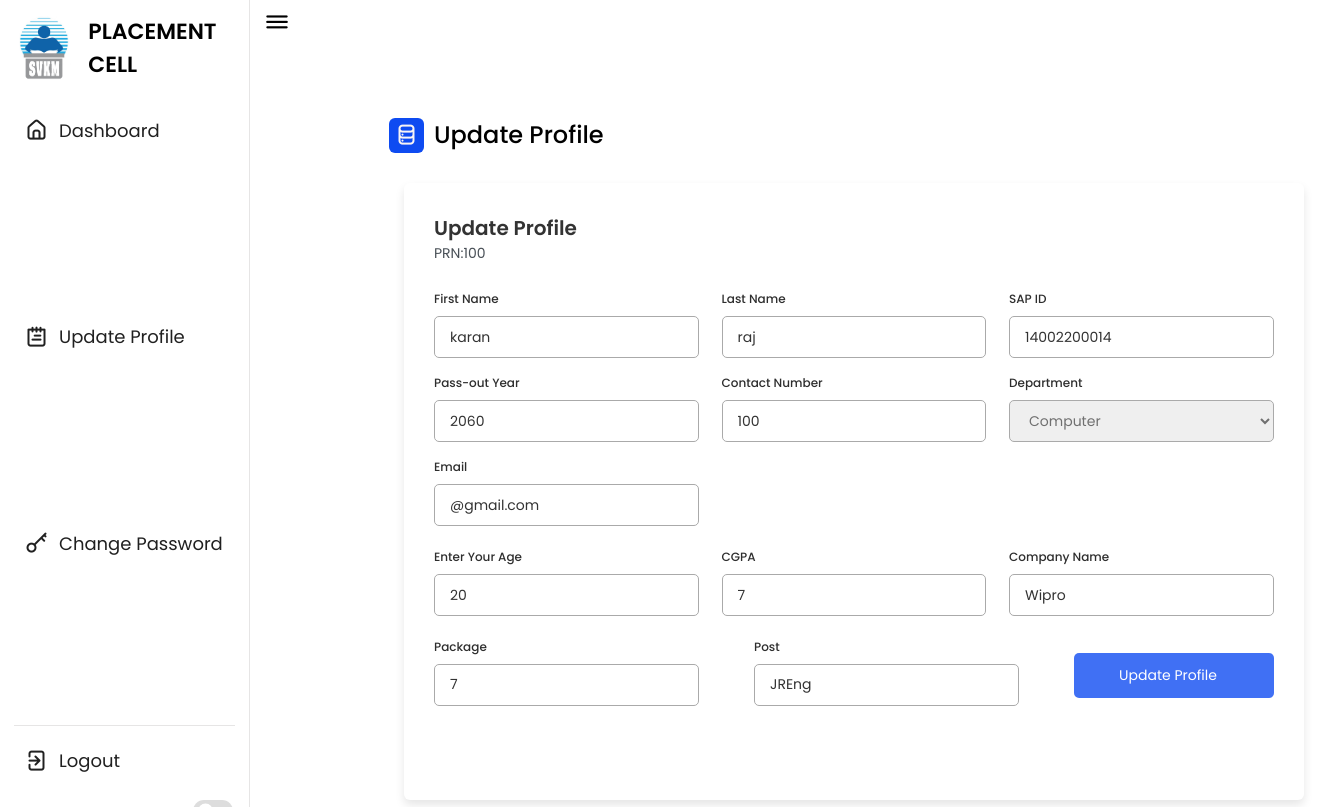
Page /update_profile_student.php (signed in) on the committed database.
### tables this page shows
CREATE TABLE `student` (
  `fname` varchar(10) NOT NULL,
  `lname` varchar(10) NOT NULL,
  `prn` bigint(11) NOT NULL,
  `sap` bigint(11) NOT NULL,
  `batch` int(11) NOT NULL,
  `contact` bigint(11) NOT NULL,
  `email` varchar(30) NOT NULL,
  `age` int(11) NOT NULL,
  `branch` varchar(10) NOT NULL,
  `cgpa` float NOT NULL,
  `status` int(10) NOT NULL
);

CREATE TABLE `student_placed_info` (
  `prn` bigint(20) NOT NULL,
  `company` varchar(20) NOT NULL,
  `package` int(11) NOT NULL,
  `post` varchar(20) NOT NULL
);

### update_profile_student.php (the view, shortened to what this page needs)
<!DOCTYPE html>
<html lang="en">
<head>
          <link rel="stylesheet" type="text/css" href="css/lib.2.css">
          <link rel="stylesheet" type="text/css" href="css/light.css">
          <link rel="stylesheet" type="text/css" href="css/bootstrap5.css">
          <link rel="stylesheet" href="css/style.css">
     <link rel="stylesheet" href="https://unicons.iconscout.com/release/v4.0.0/css/line.css">
    <link rel="stylesheet" href="css/add_style.css">
     <link rel="stylesheet" href="https://unicons.iconscout.com/release/v4.0.0/css/line.css">
        </head>
        <body data-theme="light" data-layout="fluid">
        <nav>
        <div class="logo-name">
            <div class="logo-image">
                <img src="img/logo.jpg" style="height: 75px; width:75px" alt="">
            </div>
            <span class="logo_name">PLACEMENT CELL</span>
        </div>
        <div class="menu-items">
        <?php
            include 'partials/_dbconnect.php';
            $uname = $_SESSION['username'];
            $sql = "SELECT `role` FROM `users` WHERE username= '$uname' ";
            $result = mysqli_query($conn , $sql);
            $num = mysqli_num_rows($result);
            $admin_or_faculty = $num;
            if($num > 0) {
            $row = mysqli_fetch_assoc($result);
            echo "
            <ul class='nav-links' style='padding-left: 0rem;'>
                <li><a href='admin_dashboard.php'>
                    <i class='uil uil-estate'></i>
                    <span class='link-name'>Dahsboard</span>
                </a></li>
                <li><a href='add_student.php'>
                    <i class='uil-user-plus'></i>
                    <span class='link-name'>Add Students</span>
                </a></li>
                <li><a href='student_data.php'>
                    <i class='uil uil-files-landscapes'></i>
                    <span class='link-name'>Students data</span>
                </a></li>
                <li><a href='placed_Student.php'>
                    <i class='uil-arrow-up-right'></i>
                    <span class='link-name'>Placed Student</span>
                </a></li>
                <li><a href='analytics.php'>
                    <i class='uil uil-chart'></i>
                    <span class='link-name'>Analytics</span>
                </a></li>";
            if($row['role'] == 'admin'){
                echo " <li><a href='all_users.php'>
                <i class='uil-user'></i>
                <span class='link-name'>Add user</span>
            </a></li>";
            }
            echo "<li><a href='#'>
            <i class='uil-notes'></i>
            <span class='link-name'>Update Profile</span>
        </a></li>";
        echo "
        <li><a href='change_password.php'>
            <i class='uil-key-skeleton'></i>
            <span class='link-name'>Change Password</span>
        </a></li></ul>";
        }
        else{
            echo " <li><a href='admin_dashboard.php'>
            <i class='uil uil-estate'></i>
            <span class='link-name'> Dashboard </span>
        </a></li>
        <li><a href='update_profile_student.php'>
        <i class='uil-notes'></i>
        <span class='link-name'>Update Profile</span>
    </a></li>
    <li><a href='change_password_student.php'>
    <i class='uil-key-skeleton'></i>
    <span class='link-name'>Change Password</span>
</a></li></ul>";
        }
            ?>
            <ul class="logout-mode" style="padding-left: 0rem;">
                <li><a href="/miniproject_final/logout.php">
                    <i class="uil uil-signout"></i>
                    <span class="link-name">Logout</span>
                </a></li>
                <div class="mode-toggle">
                  <span class="switch"></span>
                </div>
            </ul>
        </div>
    </nav>
    <?php
if($admin_or_faculty==0) {
?>
        <div class="dashboard">
        <div class="top" style="background-color: transparent;">
            <i class="uil uil-bars sidebar-toggle"></i>
        </div>
        <div class='dash-content'>
        <div class='overview'>
            <div class='title'>
                <i class=' uil-database-alt'></i>
                <span class='text'>Update Profile</span>
            </div>
            <div class='container'>
        <?php
        $sql = "SELECT * FROM `student` WHERE prn='$uname'";
        $result = mysqli_query($conn , $sql);
        $row = mysqli_fetch_assoc($result);
        ?>
        <header>Update Profile</header>
            <?php echo "PRN:".$uname; ?>
        <form action="/miniproject_final/update_profile_student.php" method="post">
            <div class="form first">
                <div class="details personal">
                    <div class="fields">
                        <div class="input-field">
                            <label>First Name</label>
                            <input type="text" placeholder="Enter your name" name="fname" value=<?php echo $row['fname']; ?>>
                        </div>
                        <div class="input-field">
                            <label>Last Name</label>
                            <input type="text" placeholder="Enter your name" name="lname" value=<?php echo $row['lname']; ?>>
                        </div>
                        <div class="input-field">
                            <label>SAP ID</label>
                            <input type="number" placeholder="Enter your SAP" name="sap" value=<?php echo $row['sap']; ?>>
                        </div>
                        <div class="input-field">
                            <label>Pass-out Year</label>
                            <input type="number" placeholder="Pass-out Year" name="batch" value=<?php echo $row['batch']; ?>>
                        </div>
                        <div class="input-field">
                            <label>Contact Number</label>
                            <input type="number" placeholder="Enter your contact number" name="contact" value=<?php echo $row['contact']; ?> required>
                        </div>
                        <div class="input-field">
                            <label>Department</label>
                            <select name="branch" value=<?php echo $row['branch']; ?> required>
                                <option value="computer">Computer</option>
                            </select>
                        </div>
                        <div class="input-field">
                            <label>Email</label>
                            <input type="text" placeholder="Enter your email" name="email" value=<?php echo $row['email']; ?>>
                        </div>
                     </div>
                </div>
                  <div class="details ID">
                   <div class="fields">
                        <div class="input-field">
                            <label>Enter Your Age</label>
                            <input type="text" placeholder="Enter your age" name="age" value=<?php echo $row['age']; ?>>
                        </div>
                        <div class="input-field">
                            <label>CGPA</label>
                            <input type="number" placeholder="Enter your CGPA" name="cgpa" value=<?php echo $row['cgpa']; ?>>
                        </div>
                        <?php
                            $sql = "SELECT * FROM `student_placed_info` WHERE prn='$uname'";
                            $result = mysqli_query($conn , $sql);
                            $row = mysqli_fetch_assoc($result);
                            $num=mysqli_num_rows($result);
                            if($num!=0){
                                echo "<div class='input-field'>
                                <label>Company Name</label>
                                <input type='text' placeholder='Company Name' name='company' value=".$row['company'].">
                            </div>
                            <div class='input-field'>
                                <label>Package</label>
                                <input type='text' placeholder='Company Name' name='package' value=".$row['package'].">
                            </div>
                            <div class='input-field'>
                                <label>Post</label>
                                <input type='text' placeholder='Company Name' name='post' value=".$row['post'].">
                            </div>";
                            }
                        ?>
                    <button class="nextBtn" type="submit">
                        <span class="btnText">Update Profile</span>
                    </button>
                </div>
            </div>
        </form>
    </div>
</div>
<?php  }   ?>
</body>
</html>

### css/lib.2.css (style rules this page uses)
html, body { height: 100%; }

### css/style.css (style rules this page uses)
* { margin: 0; padding: 0; box-sizing: border-box; font-family: 'Poppins', sans-serif; }
:root { --primary-color: #0E4BF1; --panel-color: #FFF; --text-color: #000; --black-light-color: #202020; --border-color: #e6e5e5; --toggle-color: #DDD; --box1-color: #4DA3FF; --box2-color: #FFE6AC; --box3-color: #E7D1FC; --title-icon-color: rgb(248, 244, 244); --tran-05: all 0.5s ease; --tran-03: all 0.3s ease; --tran-03: all 0.2s ease; }
body { min-height: 100vh; background-color: var(--primary-color); }
nav { position: fixed; top: 0; left: 0; height: 100%; width: 250px; padding: 10px 14px; background-color: var(--panel-color); border-right: 1px solid var(--border-color); transition: var(--tran-05); }
nav .logo-name { display: flex; align-items: center; }
nav .logo-image { display: flex; justify-content: center; min-width: 45px; }
nav .logo-image img { width: 40px; object-fit: cover; border-radius: 50%; background-color: #000; }
nav .logo-name .logo_name { font-size: 22px; font-weight: 600; color: var(--text-color); margin-left: 14px; transition: var(--tran-05); }
nav .menu-items { margin-top: 20px; height: calc(100% - 90px); display: flex; flex-direction: column; justify-content: space-between; }
.menu-items li { list-style: none; }
.menu-items li a { display: flex; align-items: center; height: 50px; text-decoration: none; position: relative; }
.menu-items li a i { font-size: 24px; min-width: 45px; height: 100%; display: flex; align-items: center; justify-content: center; color: var(--black-light-color); }
.menu-items li a .link-name { font-size: 18px; font-weight: 400; color: var(--black-light-color); transition: var(--tran-05); }
.menu-items .logout-mode { padding-top: 10px; border-top: 1px solid var(--border-color); }
.menu-items .mode-toggle { position: absolute; right: 14px; height: 50px; min-width: 45px; display: flex; align-items: center; justify-content: center; cursor: pointer; }
.mode-toggle .switch { position: relative; display: inline-block; height: 22px; width: 40px; border-radius: 25px; background-color: var(--toggle-color); }
.switch:before { content: ""; position: absolute; left: 5px; top: 50%; transform: translateY(-50%); height: 15px; width: 15px; background-color: var(--panel-color); border-radius: 50%; transition: var(--tran-03); }
.dashboard { position: relative; left: 250px; background-color: var(--panel-color); min-height: 100vh; width: calc(100% - 250px); padding: 10px 14px; transition: var(--tran-05); }
.dashboard .top { position: fixed; top: 0; left: 250px; display: flex; width: calc(100% - 250px); justify-content: space-between; align-items: center; padding: 10px 14px; background-color: var(--panel-color); transition: var(--tran-05); z-index: 10; }
.dashboard .top .sidebar-toggle { font-size: 26px; color: var(--text-color); cursor: pointer; }
.dashboard .dash-content { padding-top: 50px; }
.dash-content .title { display: flex; align-items: center; margin: 60px 0 30px 0; }
.dash-content .title i { position: relative; height: 35px; width: 35px; background-color: var(--primary-color); border-radius: 6px; color: var(--title-icon-color); display: flex; align-items: center; justify-content: center; font-size: 24px; }
.dash-content .title .text { font-size: 24px; font-weight: 500; color: var(--text-color); margin-left: 10px; }

### rows in the picture
student: fname "karan", lname "raj", sap "14002200014", batch "2060", contact "100", branch "Computer", email "@gmail.com", age "20", cgpa "7"
student_placed_info: company "Wipro", package "7", post "JREng"

### other values in the picture
$uname "100"
